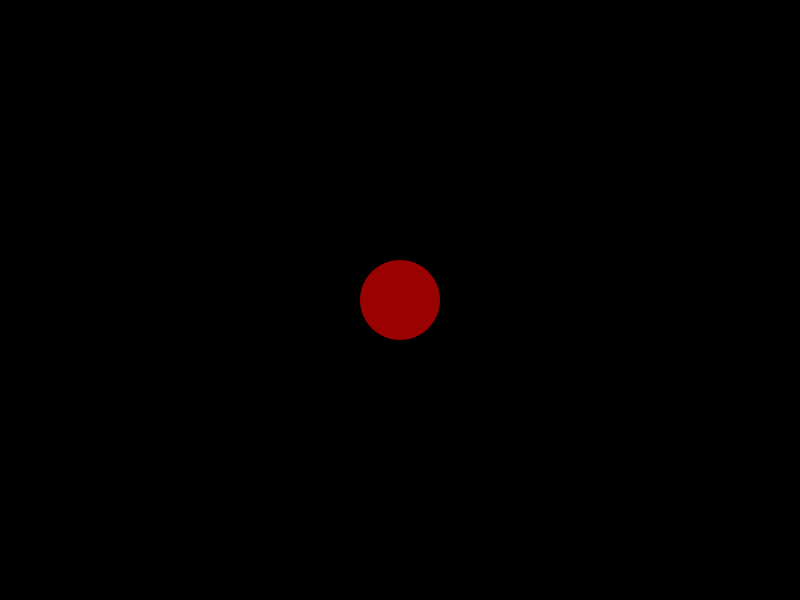
Frame 1 (no input)
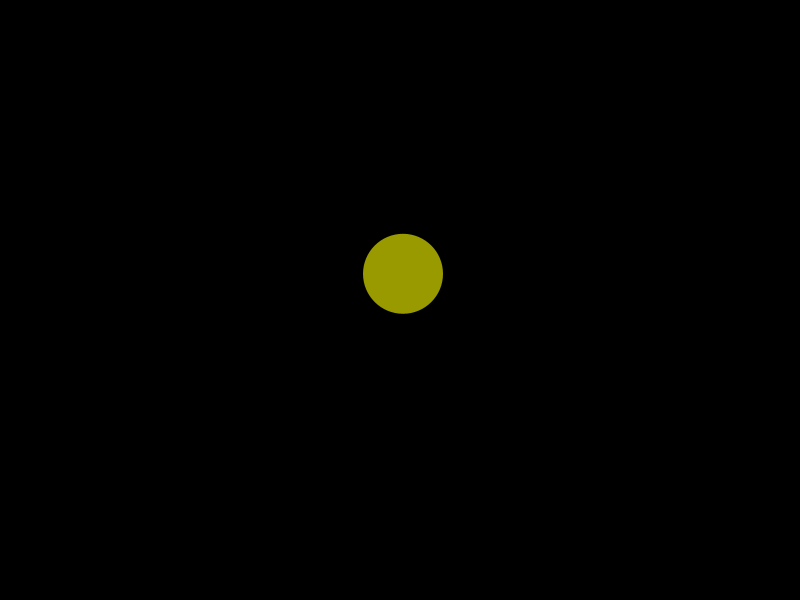
Frame 60 (the mouse pressed at the canvas centre just before this capture)
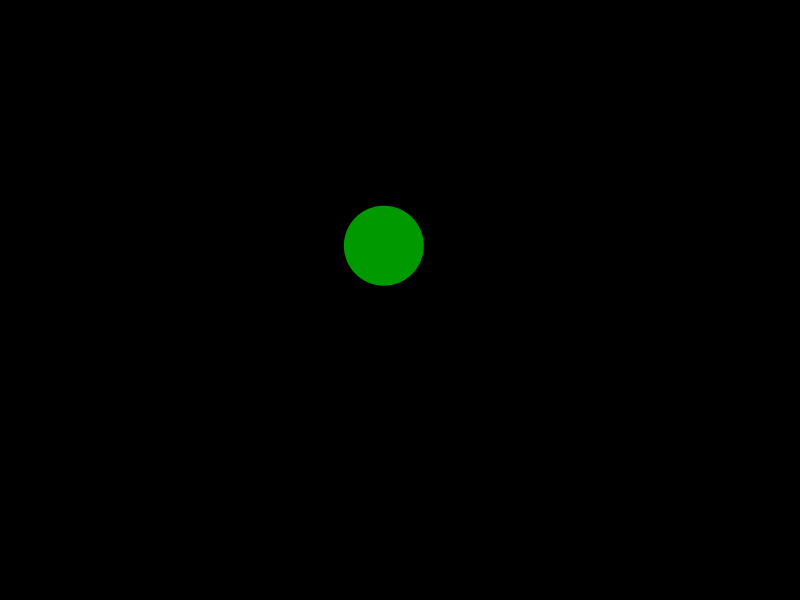
Frame 120 (the mouse held since frame 60 and released just before this capture)

The Processing sketch that drew these frames (run headless with seeded random() and noise(); from frame 60 on, the mouse is pressed at the canvas centre):

// Processing sketch: Wanderer
// ── Wanderer.pde
//declare variables
float diam;
PVector loc, vel, acc;

void setup() {
  //set size of canvas
  size(800, 600);

  colorMode(HSB, 360, 100, 100, 100);

  //initialize PVectors
  loc = new PVector(width/2, height/2);
  vel = PVector.random2D();
  vel.mult(5);
  vel = new PVector(0, 0);
  acc = PVector.random2D();
  acc.mult(.1);

  diam = 80;
  noStroke();
}

void draw() {

  fill(frameCount%360, 100, 60);
  acc = PVector.random2D();
  acc.mult(.1);
  //draw background to cover previous frame
  background(0);
  //background(0);

  //draw ball
  ellipse(loc.x, loc.y, diam, diam);

  //add acceleration to velocity
  vel.add(acc);
  vel.limit(1);

  //add velocity to position
  loc.add(vel);
}
